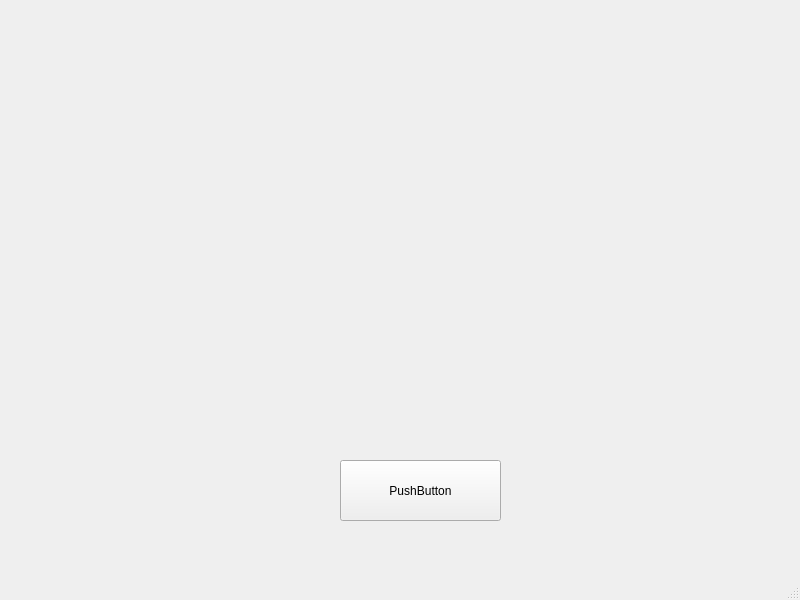
<?xml version="1.0" encoding="UTF-8"?>
<ui version="4.0">
 <class>MainWindow</class>
 <widget class="QMainWindow" name="MainWindow">
  <property name="geometry">
   <rect>
    <x>0</x>
    <y>0</y>
    <width>800</width>
    <height>600</height>
   </rect>
  </property>
  <property name="windowTitle">
   <string>MainWindow</string>
  </property>
  <widget class="QWidget" name="centralwidget">
   <widget class="QPushButton" name="pushButton">
    <property name="geometry">
     <rect>
      <x>340</x>
      <y>460</y>
      <width>161</width>
      <height>61</height>
     </rect>
    </property>
    <property name="text">
     <string>PushButton</string>
    </property>
   </widget>
  </widget>
  <widget class="QMenuBar" name="menubar">
   <property name="geometry">
    <rect>
     <x>0</x>
     <y>0</y>
     <width>800</width>
     <height>26</height>
    </rect>
   </property>
  </widget>
  <widget class="QStatusBar" name="statusbar"/>
 </widget>
 <resources/>
 <connections/>
</ui>
